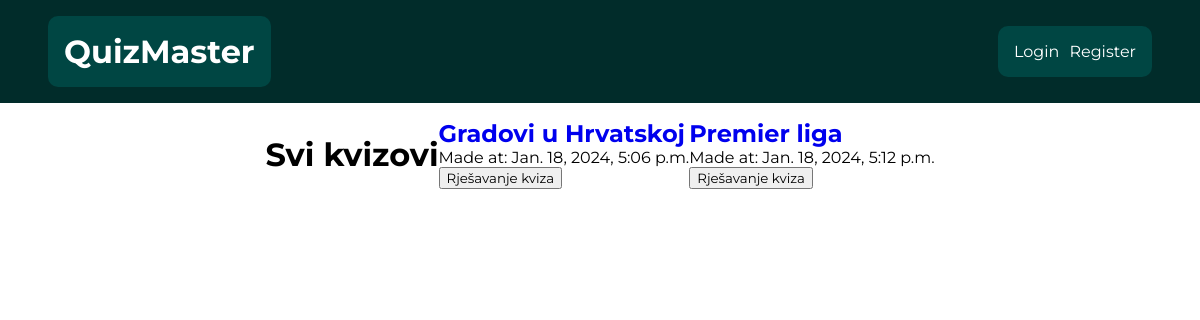
The page /quiz/list/ on the database as committed earlier.
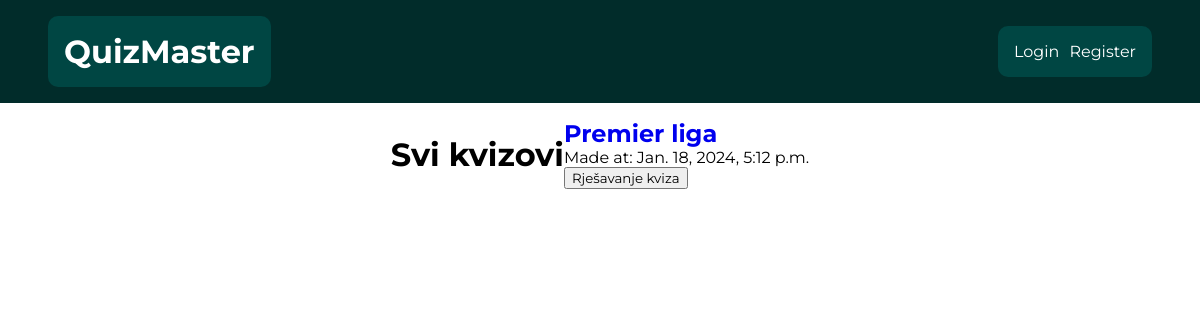
The same page on the database as committed later.
### quiz/models.py (models this page shows, shortened)
class Quiz(models.Model):
    quiz_name = models.CharField(max_length=200)
    pub_date = models.DateTimeField("date published", auto_now_add=True)
    author = models.ForeignKey(User, on_delete=models.CASCADE)

### quiz/views.py (the view)
# urls.py: path('list/', views.quiz_list, name="quiz_list"),
def quiz_list(request):
    context = {}
    quizzes = Quiz.objects.all()
    context = {
        "quizzes": quizzes
    }
    return render(request, 'quiz/list.html', context)

### quiz/templates/quiz/list.html
{% extends 'quiz/base.html' %}
{% block content %}
<h1>Svi kvizovi</h1>
{% for quiz in quizzes %}
    <div>
        <h2>
            <a href="{% url 'quiz:detail' quiz.id %}">{{ quiz.quiz_name }}</a>
        </h2>
        <p>Made at: {{ quiz.pub_date }}</p>
        <a>
            <button>Rješavanje kviza</button>
        </a>
    </div>
{% endfor %}
{% endblock content %}

### quiz/templates/quiz/base.html (shortened to what this page needs)
{% load static %}
<html>
    <head>
        <link rel="stylesheet" href="{% static 'quiz/css/base.css' %}">
        <link rel="stylesheet" href="{% static 'quiz/css/home.css' %}">
        <link rel="stylesheet" href="{% static 'registration/css/registration.css' %}">
    </head>
    <body>
        <header class="header">
            <div class="header-brand">
                <h1>
                    <a href="/" class="home-link">QuizMaster</a>
                </h1>
            </div>
            <nav class="header-nav">
                {% if request.user.is_authenticated %}
                    <p class="nav-username">User:
                        <span class="user-span">{{ request.user.username }}</span>
                    </p>
                    <form method="post" action="{% url 'logout' %}" class="logout-form">
                        {% csrf_token %}
                        <button type="submit">Logout</button>
                    </form>
                {% else %}
                    <a href="{% url 'quiz:login_user' %}" class="login-link">
                        Login
                    </a>
                    <a href="{% url 'quiz:register_user' %}" class="login-link">
                        Register
                    </a>
                {% endif %}
            </nav>
        </header>
        <div class="main-content">
            {% block content %}
            {% endblock %}
        </div>
    </body>
</html>

### quiz/static/quiz/css/base.css (style rules this page uses)
body, html { margin: 0; padding: 0; height: 100%; font-family: 'Montserrat', sans-serif; background: white; }
button, input { font-family: 'Montserrat', sans-serif; }
p, h1, h2, h3, h4, h5, h6 { margin: 0; padding: 0; }
a { text-decoration: none; }
.header { display: flex; flex-basis: 100%; justify-content: space-between; align-items: center; padding: 1em 3em; background-color: #012C2A; }
.header-brand { color: white; background-color: #004643; border-radius: 10px; padding: 1em; }
.home-link { color: white; }
.login-link:first-of-type { margin-right: 10px; }
.login-link { color: white; }
.header-nav { display: flex; align-items: center; background-color: #004643; border-radius: 10px; padding: 1em; color: white; }
.main-content { display: flex; justify-content: center; align-items: center; flex-wrap: wrap; padding: 1em; }

Rows that differ between the two databases and show on the page:
removed Quiz: quiz_name "Gradovi u Hrvatskoj", pub_date "Jan. 18, 2024, 5:06 p.m."
